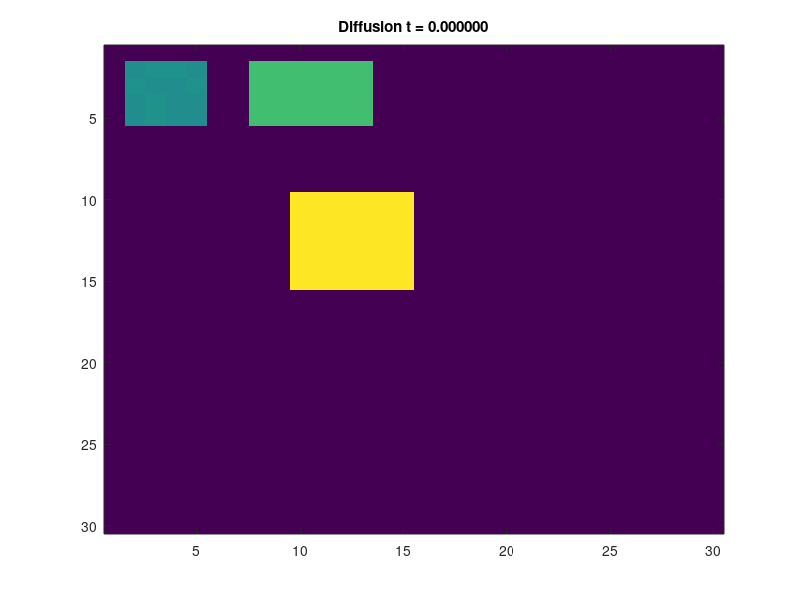

This figure's MATLAB source: (Note: this script raises an error after producing the figure.)
N = 30;%The number of pixels along a dimension of the image
A = zeros(N, N);%The image
Adj = zeros(N*N, N*N);%The adjacency matrix

%Use 8 neighbors, and fill in the adjacency matrix
dx = [-1, 0, 1, -1, 1, -1, 0, 1];
dy = [-1, -1, -1, 0, 0, 1, 1, 1];
for x = 1:N
   for y = 1:N
       index = (x-1)*N + y;
       for ne = 1:length(dx)
           newx = x + dx(ne);
           newy = y + dy(ne);
           if newx > 0 && newx <= N && newy > 0 && newy <= N
               index2 = (newx-1)*N + newy;
               Adj(index, index2) = 1;
           end
       end
   end
end

%%%BELOW IS THE KEY CODE THAT COMPUTES THE SOLUTION TO THE DIFFERENTIAL
%%%EQUATION
Deg = diag(sum(Adj, 2));%Compute the degree matrix
L = Deg - Adj;%Compute the laplacian matrix in terms of the degree and adjacency matrices
[V, D] = eig(L);%Compute the eigenvalues/vectors of the laplacian matrix
D = diag(D);

%Initial condition (place a few large positive values around and
%make everything else zero)
C0 = zeros(N, N);
C0(2:5, 2:5) = 5;
C0(10:15, 10:15) = 10;
C0(2:5, 8:13) = 7;
C0 = C0(:);

C0V = V'*C0;%Transform the initial condition into the coordinate system 
%of the eigenvectors
for t = 0:0.05:20
   %Loop through times and decay each initial component
   Phi = C0V.*exp(-D*t);%Exponential decay for each component
   Phi = V*Phi;%Transform from eigenvector coordinate system to original coordinate system
   Phi = reshape(Phi, N, N);
   %Display the results and write to GIF file
   imagesc(Phi);
   caxis([0, 10]);
   title(sprintf('Diffusion t = %3f', t));
   frame = getframe(1);
   im = frame2im(frame);
   [imind, cm] = rgb2ind(im, 256);
   %if t == 0
   %   imwrite(imind, cm, 'out.gif', 'gif', 'Loopcount', inf, 'DelayTime', 0.1); 
   %else
   %   imwrite(imind, cm, 'out.gif', 'gif', 'WriteMode', 'append', 'DelayTime', 0.1);
   %end
end